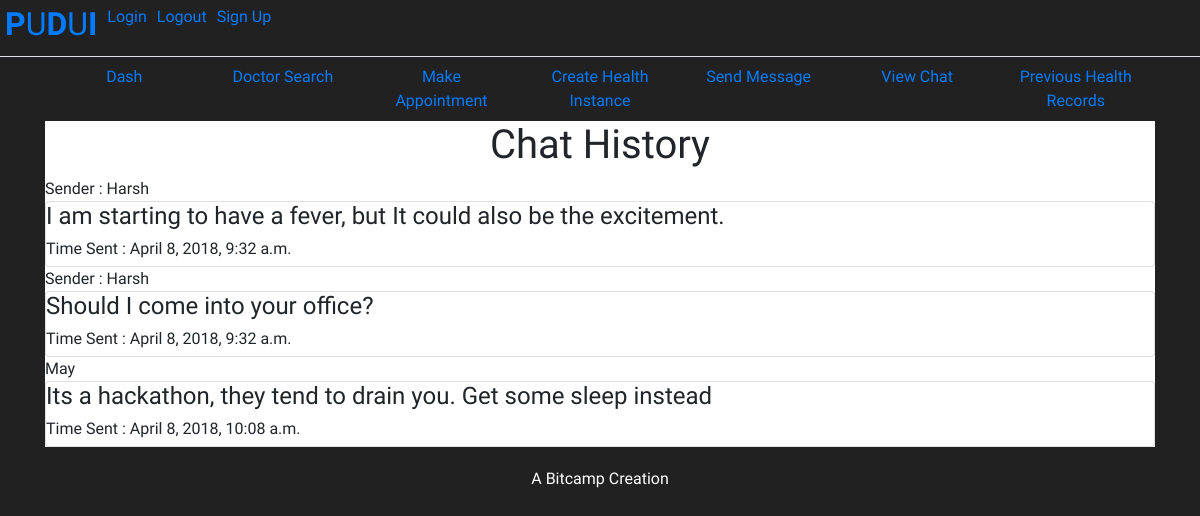
The app's page /viewchat (signed in), older data.
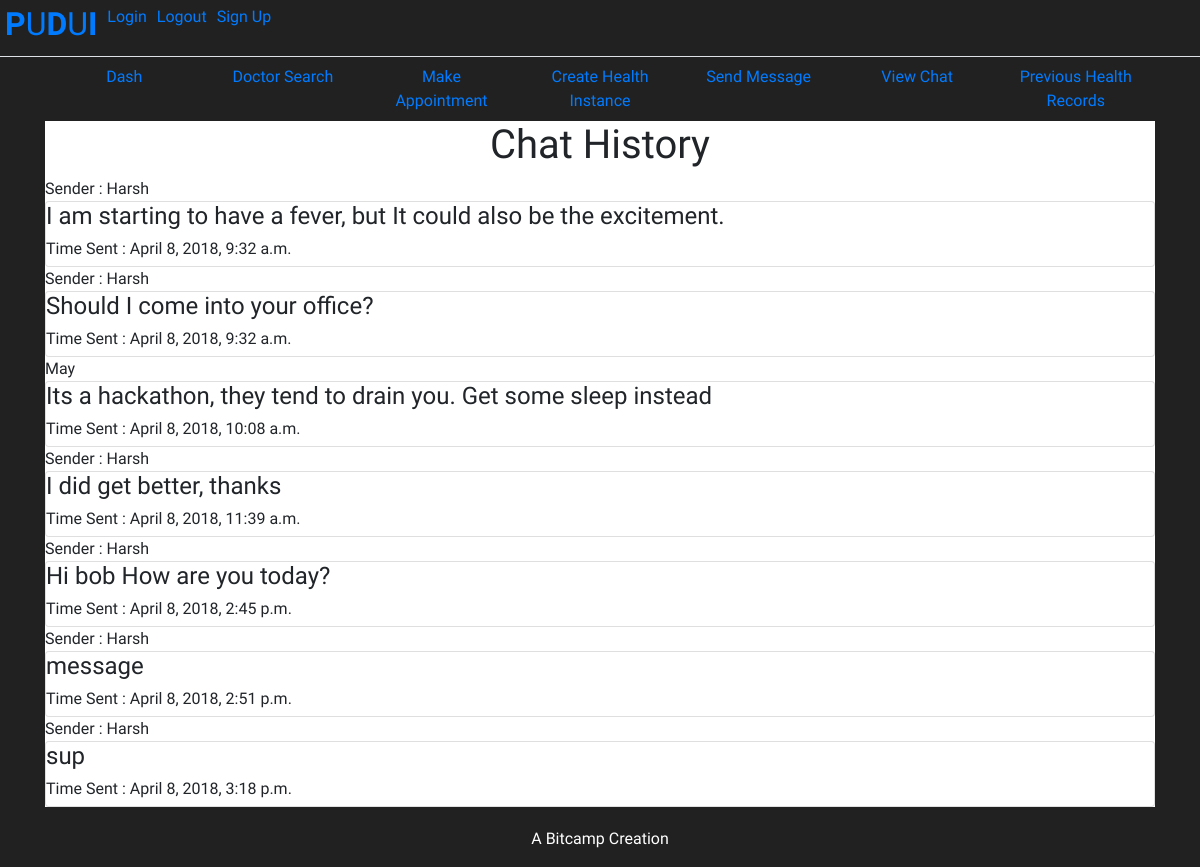
The same page, newer data.
### home/models.py (models this page shows, shortened)
class communication(models.Model):
    patient = models.ForeignKey(patient,null=False,default=0,blank=False,on_delete=models.CASCADE)
    doctor = models.ForeignKey(doctor,null=False,default=0,blank=False,on_delete=models.CASCADE)
    health_instance = models.ForeignKey(health_instance,null=False,default=0,blank=False,on_delete=models.CASCADE)
    timestamp = models.DateTimeField(auto_now_add=True)
    is_patient = models.BooleanField(default=False)
    message = models.CharField(default='message',null=False,blank=False,max_length=1500)

class patient(models.Model):
     user = models.OneToOneField(User,on_delete=models.CASCADE,null=False,default=0,blank=False)
     doctors = models.ManyToManyField(doctor)
     insurances = models.ManyToManyField(insurance)
     data_release = models.IntegerField(choices=DATA_RELEASE_CHOICES,default=75)

class doctor(models.Model):
     user = models.OneToOneField(User,on_delete=models.CASCADE,null=False,default=0,blank=False)
     doctor_type = models.CharField(max_length=50,default='general',null=True)
     zip_code = models.IntegerField(null=True)

### home/views.py (the view)
# urls.py: path('viewchat',views.view_communication, name='viewchat'),
def view_communication(request):
    conversations = communication.objects.filter(patient = patient.objects.get(user=request.user))
    return render(request,'home/allchats.html',{'conversations':conversations})

### home/templates/home/allchats.html (shortened to what this page needs)
{% extends 'home/base.html' %}
{% block container %}
<nav class="nav nav-pills nav-justified">
  <a class="nav-item nav-link" href="index">Dash</a>
  <a class="nav-item nav-link" href="searchdoc">Doctor Search</a>
  <a class="nav-item nav-link" href="createappointment">Make Appointment</a>
  <a class="nav-item nav-link" href="createhealthinstance">Create Health Instance</a>
  <a class="nav-item nav-link" href="createcommunicationpatient">Send Message</a>
  <a class="nav-item nav-link" href="viewchat">View Chat</a>
  <a class="nav-item nav-link" href="seehealthrecords">Previous Health Records</a>
</nav>
<div style="background-color:white;">
<h1 style="text-align:center;">Chat History</h1>
{% for conversation in conversations %}
{% if conversation.is_patient %}
Sender : {{conversation.patient.user.first_name}}
{% endif %}
{% if conversation.is_patient == False %}
{{conversation.doctor.user.first_name}}
{% endif %}
<div class="card">
  <h4>{{conversation.message}}</h4>
  <h6>Time Sent : {{conversation.timestamp}}</h6>
</div>
{% endfor %}
</div>
{% endblock %}

### home/templates/home/base.html (shortened to what this page needs)
<!doctype html>
<html lang="en">
  <head>
    <link rel="stylesheet" href="https://maxcdn.bootstrapcdn.com/bootstrap/4.0.0/css/bootstrap.min.css">
  </head>
  <body style="background-color:#212121;font-family: 'Tajawal', sans-serif;">
    <ul class="nav nav-tabs">
      <li class="nav-item" style="margin:5px;">
        <a href="home"><h2><strong>P</strong>U<strong>D</strong>U<strong>I</strong></h2></a>
      </li>
  <li class="nav-item" style="margin:5px;">
        <a href="login">Login</a>
  </li>
  <li class="nav-item" style="margin:5px;">
    <a href="logout">Logout</a>
  </li>
  <li class="nav-item" style="margin:5px;">
    <a href="signup">Sign Up</a>
  </li>
</ul>
    <div class='container'>
        {% block container %} {% endblock %}
    </div>
  </body>
  <footer style="bottom:0;width:100%;text-align:center;color:white;margin-top:20px;">
  <p>A Bitcamp Creation</p>
</footer>
</html>

Row changes from the older to the newer data that the page shows:
added communication: patient.user.first_name "Harsh", message "I did get better, thanks", timestamp "April 8, 2018, 11:39 a.m."
added communication: patient.user.first_name "Harsh", message "Hi bob How are you today?", timestamp "April 8, 2018, 2:45 p.m."
added communication: patient.user.first_name "Harsh", message "message", timestamp "April 8, 2018, 2:51 p.m."
added communication: patient.user.first_name "Harsh", message "sup", timestamp "April 8, 2018, 3:18 p.m."
